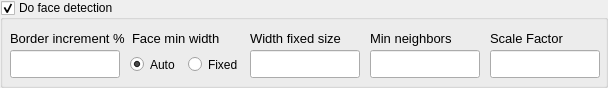
    <widget class="QGroupBox" name="cam_group_recog">
     <property name="geometry">
      <rect>
       <x>380</x>
       <y>270</y>
       <width>608</width>
       <height>88</height>
      </rect>
     </property>
     <property name="title">
      <string>Do face detection</string>
     </property>
     <property name="checkable">
      <bool>true</bool>
     </property>
     <widget class="QLineEdit" name="cam_face_border_increase_pct">
      <property name="geometry">
       <rect>
        <x>10</x>
        <y>50</y>
        <width>110</width>
        <height>28</height>
       </rect>
      </property>
      <property name="font">
       <font>
        <family>Arial</family>
        <pointsize>10</pointsize>
        <weight>50</weight>
        <bold>false</bold>
       </font>
      </property>
      <property name="text">
       <string/>
      </property>
     </widget>
     <widget class="QLineEdit" name="cam_face_capture_min_width_fixed">
      <property name="geometry">
       <rect>
        <x>250</x>
        <y>50</y>
        <width>110</width>
        <height>28</height>
       </rect>
      </property>
      <property name="font">
       <font>
        <family>Arial</family>
        <pointsize>10</pointsize>
        <weight>50</weight>
        <bold>false</bold>
       </font>
      </property>
      <property name="text">
       <string/>
      </property>
     </widget>
     <widget class="QLabel" name="label_21">
      <property name="geometry">
       <rect>
        <x>10</x>
        <y>30</y>
        <width>140</width>
        <height>17</height>
       </rect>
      </property>
      <property name="font">
       <font>
        <family>Arial</family>
        <pointsize>10</pointsize>
        <weight>50</weight>
        <italic>false</italic>
        <bold>false</bold>
       </font>
      </property>
      <property name="text">
       <string>Border increment %</string>
      </property>
     </widget>
     <widget class="QLabel" name="label_22">
      <property name="geometry">
       <rect>
        <x>132</x>
        <y>30</y>
        <width>90</width>
        <height>17</height>
       </rect>
      </property>
      <property name="font">
       <font>
        <family>Arial</family>
        <pointsize>10</pointsize>
        <weight>50</weight>
        <italic>false</italic>
        <bold>false</bold>
       </font>
      </property>
      <property name="text">
       <string>Face min width</string>
      </property>
     </widget>
     <widget class="QLineEdit" name="cam_face_capture_min_nighbors">
      <property name="geometry">
       <rect>
        <x>370</x>
        <y>50</y>
        <width>110</width>
        <height>28</height>
       </rect>
      </property>
      <property name="font">
       <font>
        <family>Arial</family>
        <pointsize>10</pointsize>
        <weight>50</weight>
        <bold>false</bold>
       </font>
      </property>
      <property name="text">
       <string/>
      </property>
     </widget>
     <widget class="QLabel" name="label_41">
      <property name="geometry">
       <rect>
        <x>370</x>
        <y>30</y>
        <width>98</width>
        <height>17</height>
       </rect>
      </property>
      <property name="font">
       <font>
        <family>Arial</family>
        <pointsize>10</pointsize>
        <weight>50</weight>
        <italic>false</italic>
        <bold>false</bold>
       </font>
      </property>
      <property name="text">
       <string>Min neighbors</string>
      </property>
     </widget>
     <widget class="QRadioButton" name="cam_face_capture_min_width_auto_true">
      <property name="geometry">
       <rect>
        <x>130</x>
        <y>54</y>
        <width>50</width>
        <height>21</height>
       </rect>
      </property>
      <property name="text">
       <string>Auto</string>
      </property>
      <property name="checked">
       <bool>true</bool>
      </property>
     </widget>
     <widget class="QRadioButton" name="cam_face_capture_min_width_auto_false">
      <property name="geometry">
       <rect>
        <x>188</x>
        <y>54</y>
        <width>54</width>
        <height>21</height>
       </rect>
      </property>
      <property name="text">
       <string>Fixed</string>
      </property>
     </widget>
     <widget class="QLabel" name="label_48">
      <property name="geometry">
       <rect>
        <x>250</x>
        <y>30</y>
        <width>106</width>
        <height>17</height>
       </rect>
      </property>
      <property name="font">
       <font>
        <family>Arial</family>
        <pointsize>10</pointsize>
        <weight>50</weight>
        <italic>false</italic>
        <bold>false</bold>
       </font>
      </property>
      <property name="text">
       <string>Width fixed size</string>
      </property>
     </widget>
     <widget class="QLabel" name="label_50">
      <property name="geometry">
       <rect>
        <x>490</x>
        <y>30</y>
        <width>98</width>
        <height>17</height>
       </rect>
      </property>
      <property name="font">
       <font>
        <family>Arial</family>
        <pointsize>10</pointsize>
        <weight>50</weight>
        <italic>false</italic>
        <bold>false</bold>
       </font>
      </property>
      <property name="text">
       <string>Scale Factor</string>
      </property>
     </widget>
     <widget class="QLineEdit" name="cam_face_capture_scale_factor">
      <property name="geometry">
       <rect>
        <x>490</x>
        <y>50</y>
        <width>110</width>
        <height>28</height>
       </rect>
      </property>
      <property name="font">
       <font>
        <family>Arial</family>
        <pointsize>10</pointsize>
        <weight>50</weight>
        <bold>false</bold>
       </font>
      </property>
      <property name="text">
       <string/>
      </property>
     </widget>
    </widget>
